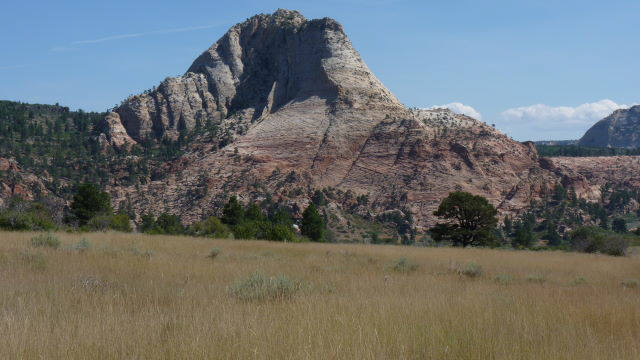
#> input picture canyon1.JPG, 640 x 360 px, found by its file name
$ jupyter execute AutomaticPanoramaStitchingUsingInvariantFeatures.ipynb
#> lines starting #> are read from the running program, lines starting #| are printed output that depends on the picture; after the words box and inside, x2 and y2 are one past the last pixel; in counts of white or black regions, pixels touching at a corner belong together
Algorithm: Automatic Panorama Stitching

Input: n unordered images

I. Extract SIFT features from all n images

II. Find k nearest-neighbours for each feature using a k-d tree

III. For each image:

(i) Select m candidate matching images that have
    the most feature matches to this image

(ii) Find geometrically consistent feature matches
    using RANSAC to solve for the homography between
    pairs of images

(iii) Verify image matches using a probabilistic model

IV. Find connected components of image matches

V. For each connected component:

(i) Perform bundle adjustment to solve for the rotation
    1, 2, 3 and focal length f of all cameras

(ii) Render panorama using multi-band blending
Output: Panoramic image(s)

[cell 1]
import numpy as np
import cv2

Function that extracts SIFT features

[cell 2]
def sift_features(image):
    gray = cv2.cvtColor(image, cv2.COLOR_BGR2GRAY)

    descriptors = cv2.xfeatures2d.SIFT_create()
    (keypoints, features) = descriptors.detectAndCompute(gray, None)

    keypoints = np.float32([i.pt for i in keypoints])

    return (keypoints, features)

Verifies image matches using a probabilistic model

Finds connected components of image matches

[cell 3]
def match_keypoints(keypoints1, keypoints2, features1, features2, lowe_ratio):

    # first find all possible matches between features
    all_matches = all_possible_matches(features1, features2)
    # then from all possible matches select valid matched according to the paper(Dawid Lowe concept)
    valid_matches = all_valid_matches(all_matches, lowe_ratio)

    # According to the paper we chose 4 matches to be enough for matching to take place
    if len(valid_matches) > 4:
        points1 = np.float32([keypoints1[i] for (_,i) in valid_matches])
        points2 = np.float32([keypoints2[i] for (i,_) in valid_matches])

        # We compute transformation matrix needed to transform perspective of first picture
        homography = compute_homography(points1, points2)

        return homography
    else:
        return None

def all_possible_matches(features1, features2):
    match_instance = cv2.DescriptorMatcher_create("BruteForce")
    all_matches = match_instance.knnMatch(features1, features2, 2)

    return all_matches

def all_valid_matches(all_matches, lowe_ratio):
    valid_matches = []

    for val in all_matches:
        if len(val) == 2 and val[0].distance < val[1].distance * lowe_ratio:
            valid_matches.append((val[0].trainIdx, val[0].queryIdx))

    return valid_matches

Function finds geometrically consistent feature matches using RANSAC to solve for the homography between pairs of images

[cell 4]
def compute_homography(points1, points2):
    (homography, status) = cv2.findHomography(points1, points2, cv2.RANSAC, 0.4)

    return homography

 Perform bundle adjustment to solve for the rotation 1, 2, 3 and focal length f of all cameras

[cell 5]
def get_warp_perspective(train_img, query_img, homography):
    t_row , t_col = train_img.shape[: 2]
    q_row , q_col = query_img.shape[: 2]

    # deo koda da
    list_pts1 = np.float32([[0 , 0] , [0 , t_row] , [t_col , t_row] , [t_col , 0]]).reshape(-1 , 1 , 2)
    temp_points = np.float32([[0 , 0] , [0 , q_row] , [q_col , q_row] , [q_col , 0]]).reshape(-1 , 1 , 2)

    list_pts2 = cv2.perspectiveTransform(temp_points , homography)

    list_pts = np.concatenate((list_pts1 , list_pts2) , axis = 0)

    [x_min , y_min] = np.int32(list_pts.min(axis = 0).ravel() - 0.5)
    [x_max , y_max] = np.int32(list_pts.max(axis = 0).ravel() + 0.5)

    translation_dist = [-x_min , -y_min]


    homography_translation = np.array([[1 , 0 , translation_dist[0]] , [0 , 1 , translation_dist[1]] , [0 , 0 , 1]])


    warped = cv2.warpPerspective(query_img , homography_translation.dot(homography) , (x_max - x_min , y_max - y_min))


    # [8 lines of commented-out code are left out]

    warped = alpha_blend(warped, train_img, translation_dist)

    return warped

Function that renders panorama

[cell 6]
def stitch(images):
    (image2, image1) = images

    panorama[0:image2.shape[0], 0:image2.shape[1]] = image2

    return panorama

[cell 7]
def alpha_blend(img1, img2, translation_dist):

    t_row , t_col = img2.shape[: 2]
    rows, cols, channels = img2.shape

    roi = img1[translation_dist[1] : t_row + translation_dist[1] , translation_dist[0] : translation_dist[0] + t_col]

    img2gray = cv2.cvtColor(img2,cv2.COLOR_BGR2GRAY)
    ret, mask = cv2.threshold(img2gray, 10, 255, cv2.THRESH_BINARY)
    mask_inv = cv2.bitwise_not(mask)

    img1_bg = cv2.bitwise_and(roi, roi, mask = mask_inv)

    img2_fg = cv2.bitwise_and(img2, img2, mask = mask)

    dst = cv2.add(img1_bg, img2_fg)
    img1[translation_dist[1] : t_row + translation_dist[1] , translation_dist[0] : translation_dist[0] + t_col ] = dst

    return img1

[cell 8]
lowe_ratio=0.75

images = []

images.append(cv2.imread('canyon1.jpg'))
images.append(cv2.imread('canyon2.jpg'))
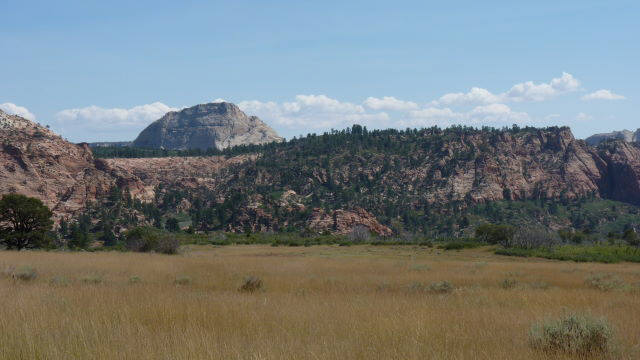
#> input picture canyon2.JPG, 640 x 360 px, found by its file name
images.append(cv2.imread('canyon3.jpg'))
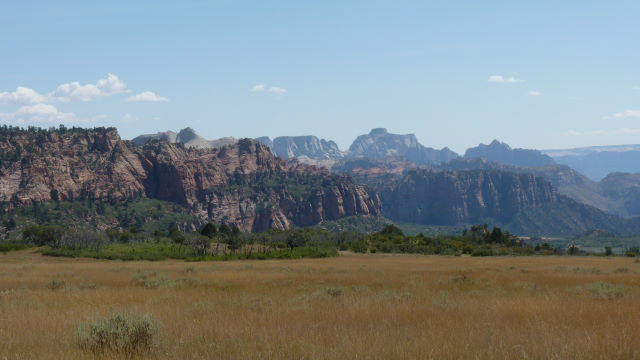
#> input picture canyon3.JPG, 640 x 360 px, found by its file name
images.append(cv2.imread('canyon4.jpg'))
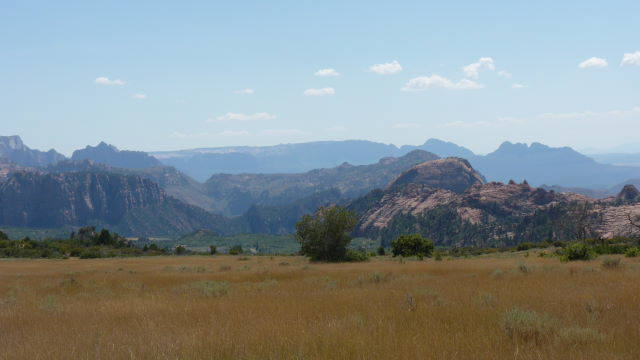
#> input picture canyon4.JPG, 640 x 360 px, found by its file name

# Extract SIFT features from all images
keypoints = []
features = []
for image in images:
    (keypoint, feature) = sift_features(image)

    keypoints.append(keypoint)
    features.append(feature)
#> this loop made 4 passes
#> pass 1, in sift_features, `gray = cv2.cvtColor(image, cv2.COLOR_BGR2GRAY)`:
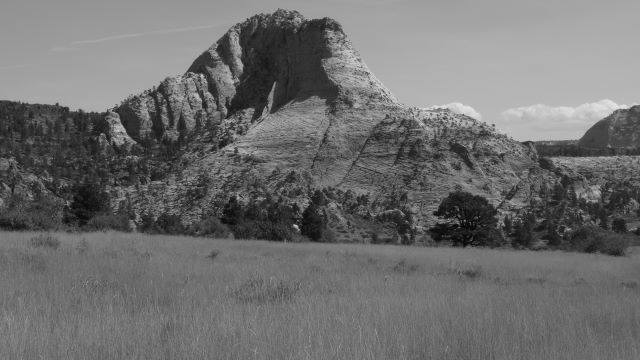
#> gray: shape (360, 640); min 0, max 245, mean 110.5
#> pass 2, in sift_features (call 2), `gray = cv2.cvtColor(image, cv2.COLOR_BGR2GRAY)`:
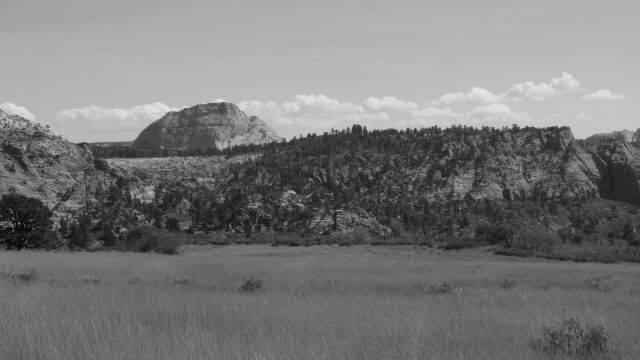
#> gray: shape (360, 640); min 0, max 240, mean 120.9
#> pass 3, in sift_features (call 3), `gray = cv2.cvtColor(image, cv2.COLOR_BGR2GRAY)`:
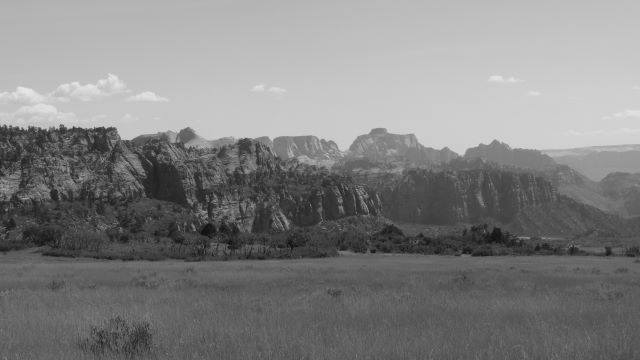
#> gray: shape (360, 640); min 1, max 233, mean 129.3
#> after the loop, features = 4 items; keypoints = 4 point arrays, longest 1100 points

# Compute all pairwise homographies
homographies = {}
for i in range(len(images)):
    for j in range(i+1, len(images)):
        # image that is being warped is image j and we send it first
        homography = match_keypoints(keypoints[j], keypoints[i], features[j], features[i], lowe_ratio)
        homographies[(i, j)] = homography
#> this loop made 4 passes
#> after the loop, homographies = 6 items

homography = np.identity(3)
#> homography = [[1, 0, 0], [0, 1, 0], [0, 0, 1]]
ind = True
for i in range(len(images)-1):
    homography = homographies[(i, i+1)]
    #homography = homography @ homographies[(i, i+1)]
    if i==0:
        #homography = homography @ homographies[(i, i+1)]
        panorama = get_warp_perspective(images[i], images[i+1], homography)
    else:
        (keypoints_p, features_p) = sift_features(panorama)
        homography = match_keypoints(keypoints[i+1], keypoints_p, features[i+1], features_p, lowe_ratio)
        panorama = get_warp_perspective(panorama, images[i+1], homography)
#> this loop made 3 passes
#> pass 1, in get_warp_perspective, `warped = cv2.warpPerspective(query_img , homography_translation.dot(ho..`:
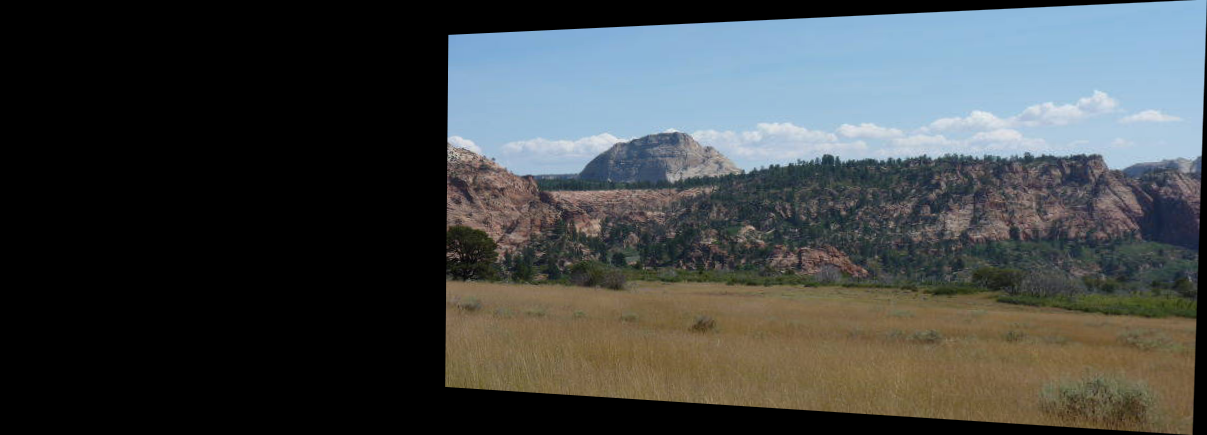
#> warped: shape (435, 1207, 3); mean B, G, R 69.9, 69.6, 65.6
#> pass 1, in alpha_blend, `roi = img1[translation_dist[1] : t_row + translation_dist[1] , transla..`:
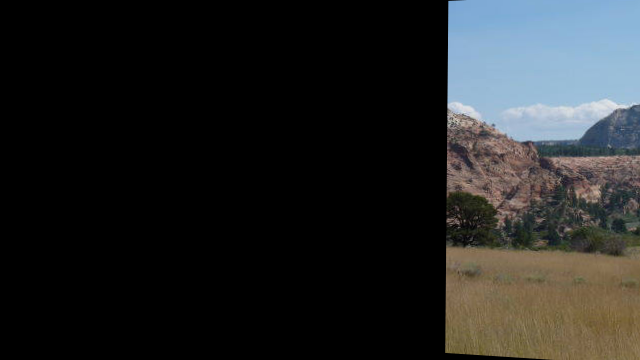
#> roi: shape (360, 640, 3); mean B, G, R 36.9, 36.8, 35.3
#> pass 1, in alpha_blend, `ret, mask = cv2.threshold(img2gray, 10, 255, cv2.THRESH_BINARY)`:
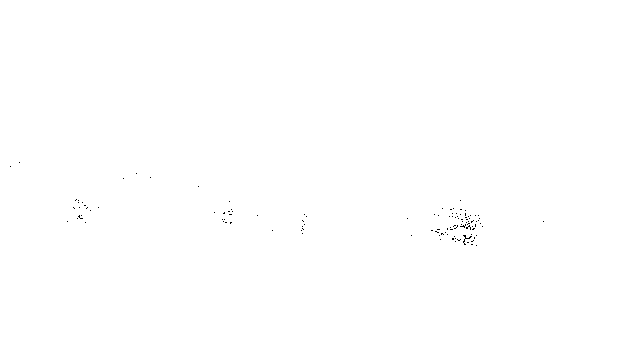
#> mask: shape (360, 640); 99.9% white; black in thin lines or dots, all inside (x1, y1, x2, y2) = (10, 162, 544, 246)
#> after the loop:
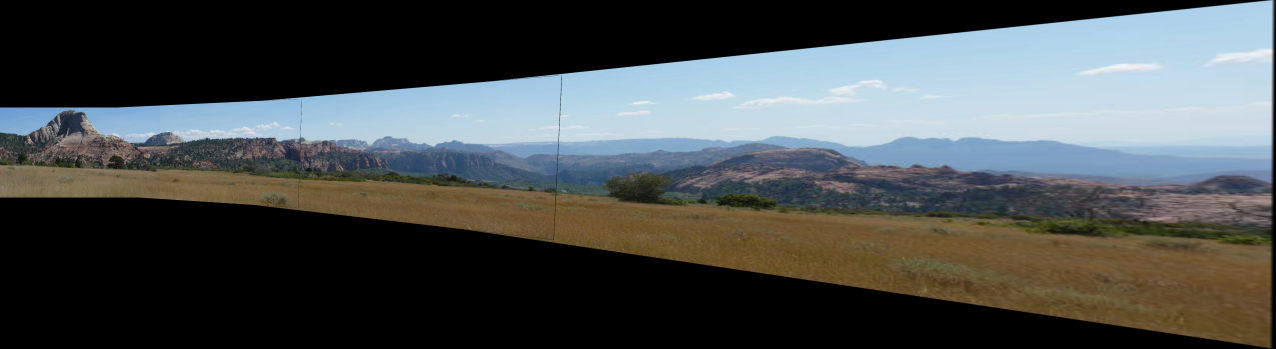
#> panorama: shape (1395, 5101, 3) (shown at 1/4 size); mean of channels 0, 1, 2 78.5, 78, 73.8; drawn as B, G, R

cv2.imwrite("panorama.jpg", panorama)
#> Out = True
